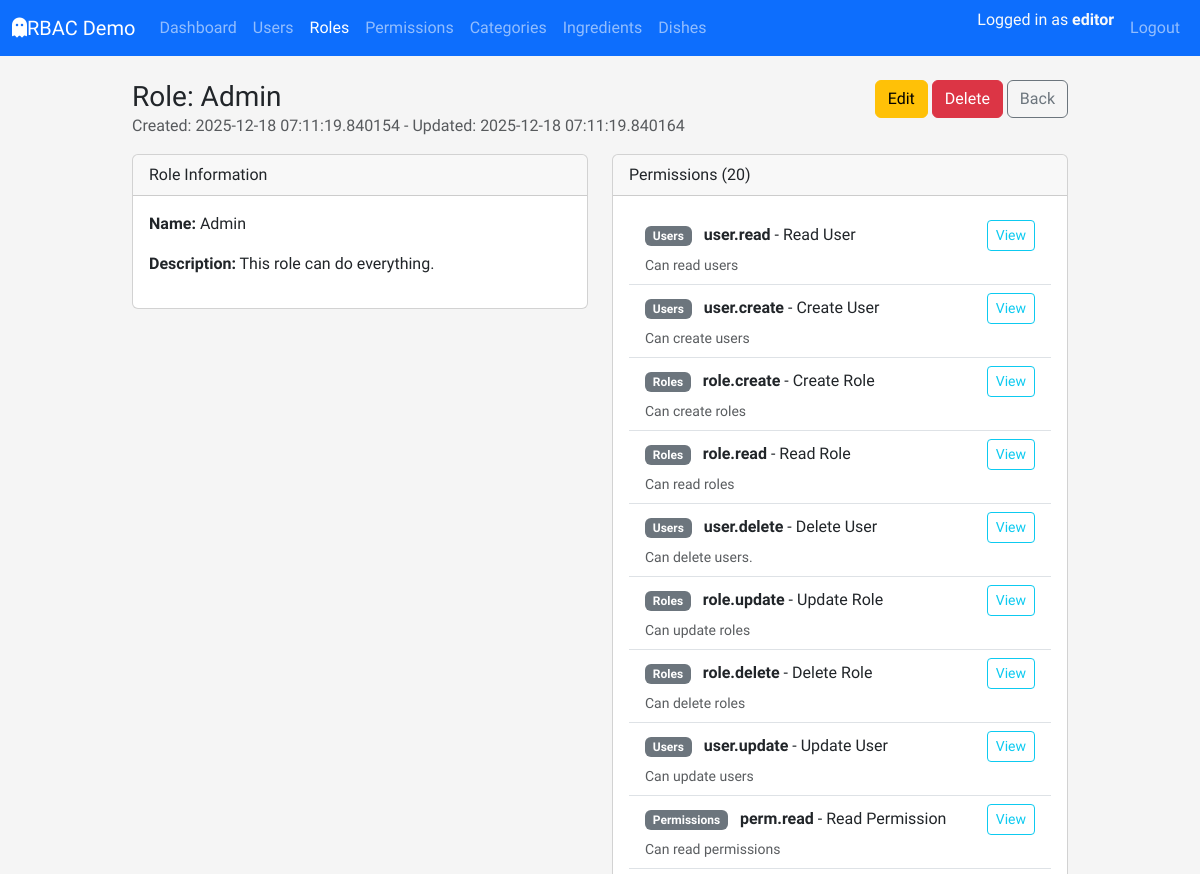
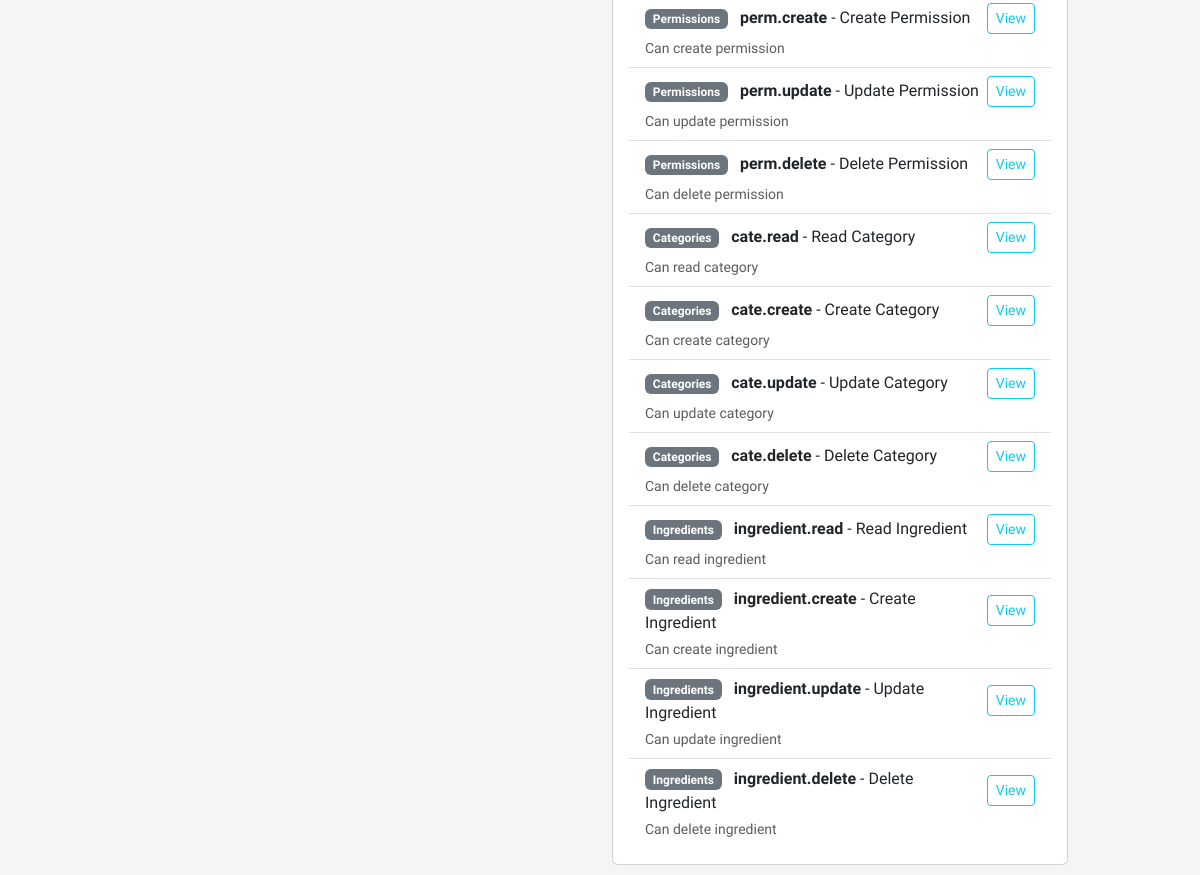
The page /roles/detail/2 (signed in) on the database as committed earlier (2 pictures, top to bottom).
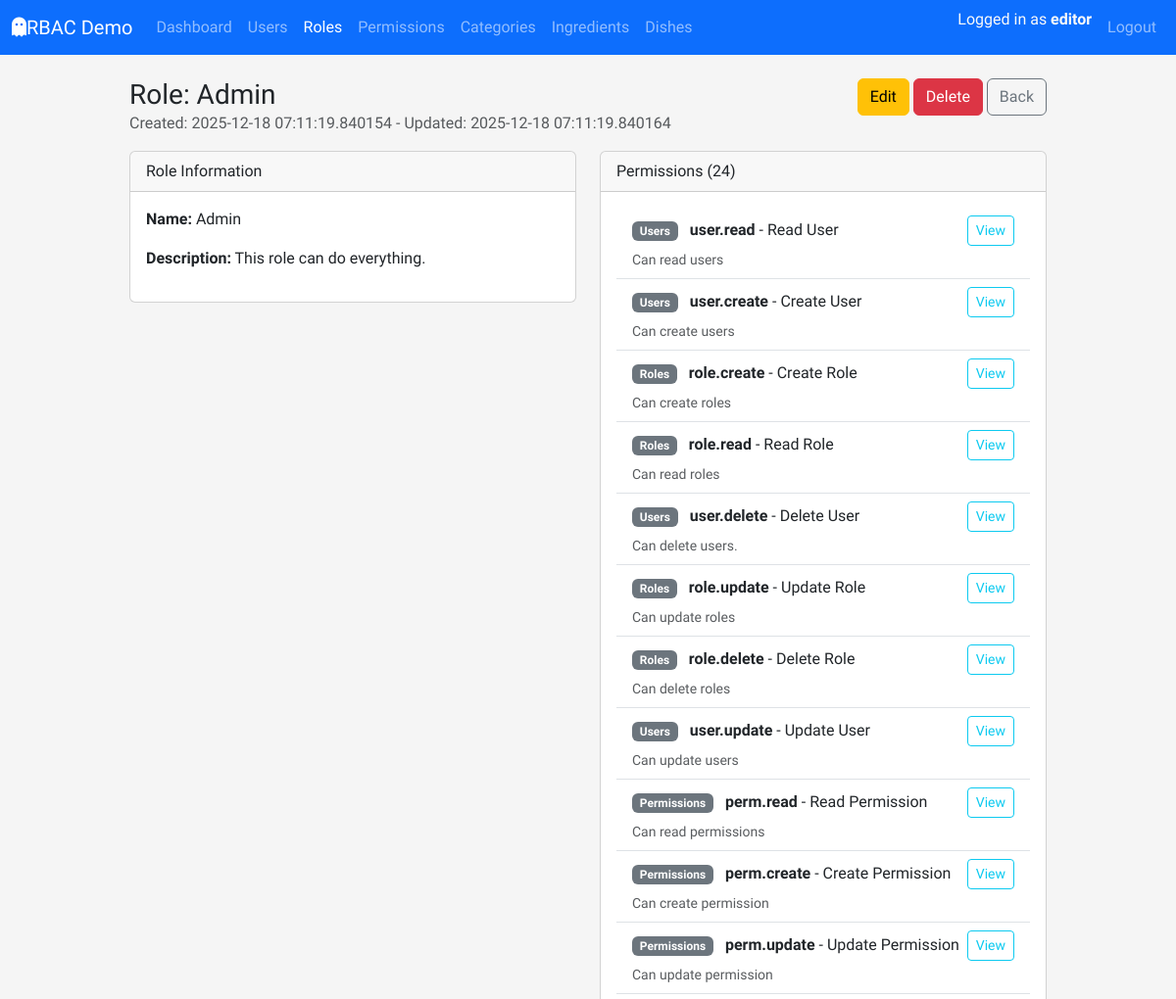
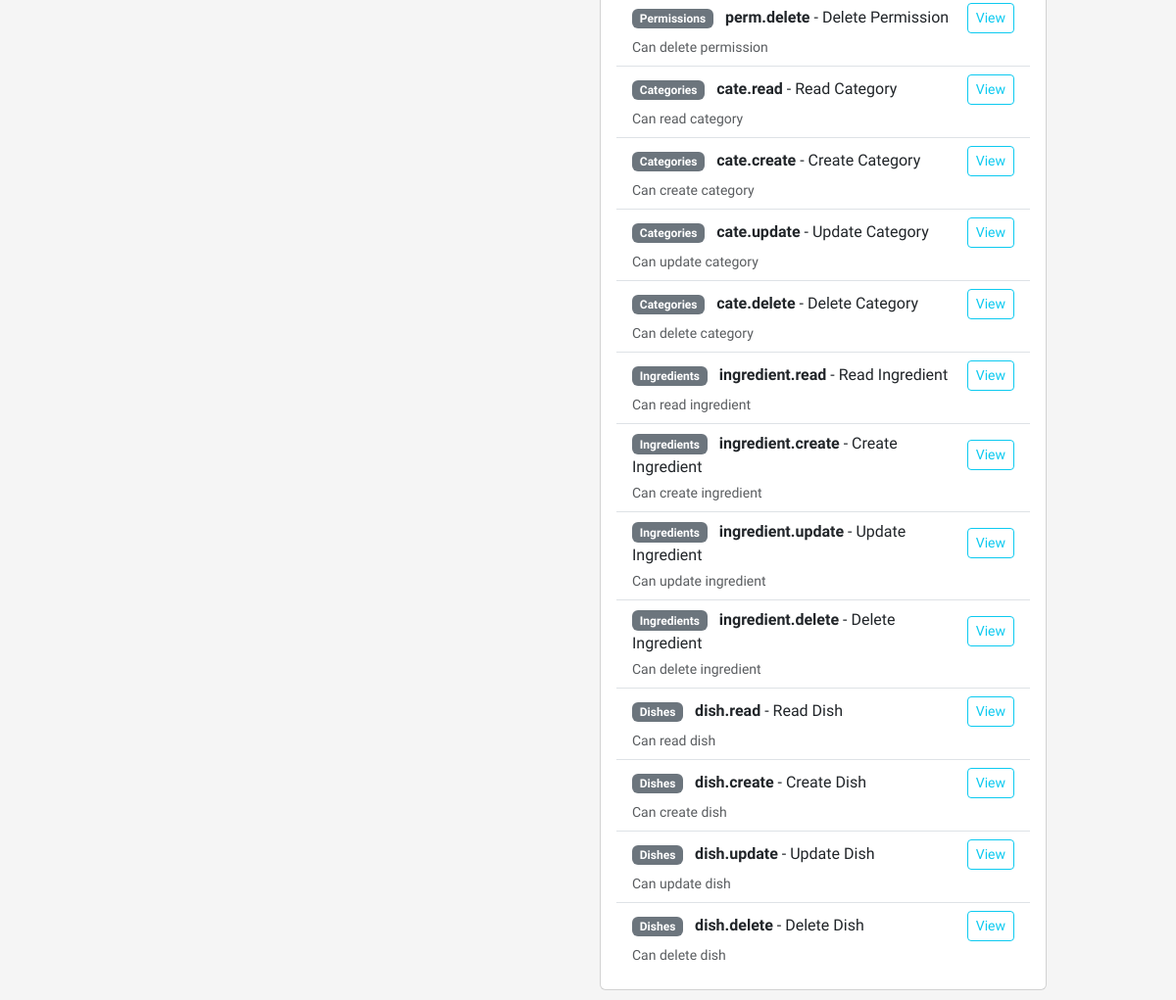
The same page on the database as committed later (2 pictures, top to bottom).
### app/models/permission.py (models this page shows, shortened)
class PermissionTable(db.Model):
    __tablename__ = "tbl_permissions"
    id = db.Column(db.Integer, primary_key=True)
    code = db.Column(db.String(64), unique=True, nullable=False, index=True)
    name = db.Column(db.String(120), nullable=False)
    description = db.Column(db.String(255))
    module = db.Column(db.String(80), nullable=False, default="General")
    created_at = db.Column(db.DateTime, default=datetime.utcnow, nullable=False)
    updated_at = db.Column(db.DateTime, default=datetime.utcnow,onupdate=datetime.utcnow, nullable=False)
    roles = db.relationship("RoleTable", secondary=tbl_role_permissions, back_populates="permissions")

### app/routes/roles_route.py (the view)
@role_bp.route('/detail/<int:role_id>', methods=['GET'])
@login_required
@permission_required(Perm.ROLE_READ)
def detail(role_id: int):
    role = RoleService.get_role_by_id(role_id)
    if role is None:
        abort(404)
    return render_template("roles/detail.html", role=role)

### app/models/user.py (called while the page is built)
    def get_permission_codes(self) -> set[str]:
        return {perm.code for role in self.roles for perm in role.permissions}

    def has_permission(self, permission_code: str) -> bool:
        return permission_code in self.get_permission_codes()

### app/services/role_service.py (called while the page is built)
    @staticmethod
    def get_role_by_id(role_id: int) -> Optional[RoleTable]:
        return RoleTable.query.get(role_id)

### app/templates/roles/detail.html (shortened to what this page needs)
{% extends "layouts/base.html" %}  {% block content %}
<div class="d-flex justify-content-between algin-items-center mb-3">
  <div>
    <h1 class="h3 mb-0">Role: {{ role.name }}</h1>
    <p class="text-muted mb-0">
      Created: {{ role.created_at }} - Updated: {{ role.updated_at }}
    </p>
  </div>
  <div class="text-end">
    <a
      href="{{ url_for('tbl_roles.edit', role_id=role.id) }}"
      class="btn btn-warning"
      >Edit</a
    >
    <a
      href="{{ url_for('tbl_roles.delete_confirm', role_id=role.id) }}"
      class="btn btn-danger"
      >Delete</a
    >
    <a href="{{ url_for('tbl_roles.index') }}" class="btn btn-outline-secondary"
      >Back</a
    >
  </div>
</div>
<div class="row">
  <div class="col-lg-6 mb-3">
    <div class="card">
      <div class="card-header">Role Information</div>
      <div class="card-body">
        <p><strong>Name:</strong> {{ role.name }}</p>
        <p><strong>Description:</strong> {{ role.description or "-"}}</p>
      </div>
    </div>
  </div>
  <div class="col-lg-6 mb-3">
    <div class="card">
      <div class="card-header">Permissions ({{ role.permissions|length }})</div>
      <div class="card-body">
        {% if role.permissions %}
        <ul class="list-group list-group-flush">
          {% for perm in role.permissions %}
          <li class="list-group-item">
            <div class="d-flex justify-content-between align-items-center">
              <div>
                <span class="badge bg-secondary me-2">{{ perm.module }}</span>
                <strong>{{ perm.code }}</strong> - {{ perm.name }}
              </div>
              <a
                href="{{ url_for('tbl_perms.detail', permission_id=perm.id) }}"
                class="btn btn-sm btn-outline-info"
                >View</a
              >
            </div>
            {% if perm.description %}
            <div class="small text-muted mt-1">{{ perm.description }}</div>
            {% endif %}
          </li>
          {% endfor %}
        </ul>
        {% else %}
        <p class="text-muted mb-0">This role has no permission yet.</p>
        {% endif %}
      </div>
    </div>
  </div>
</div>
{% endblock %}

Rows that differ between the two databases and show on the page:
added PermissionTable: module "Dishes", code "dish.read", name "Read Dish", description "Can read dish"
added PermissionTable: module "Dishes", code "dish.create", name "Create Dish", description "Can create dish"
added PermissionTable: module "Dishes", code "dish.update", name "Update Dish", description "Can update dish"
added PermissionTable: module "Dishes", code "dish.delete", name "Delete Dish", description "Can delete dish"
Other text that changed with them:
{{ role.permissions|length }}: "20" → "24"
